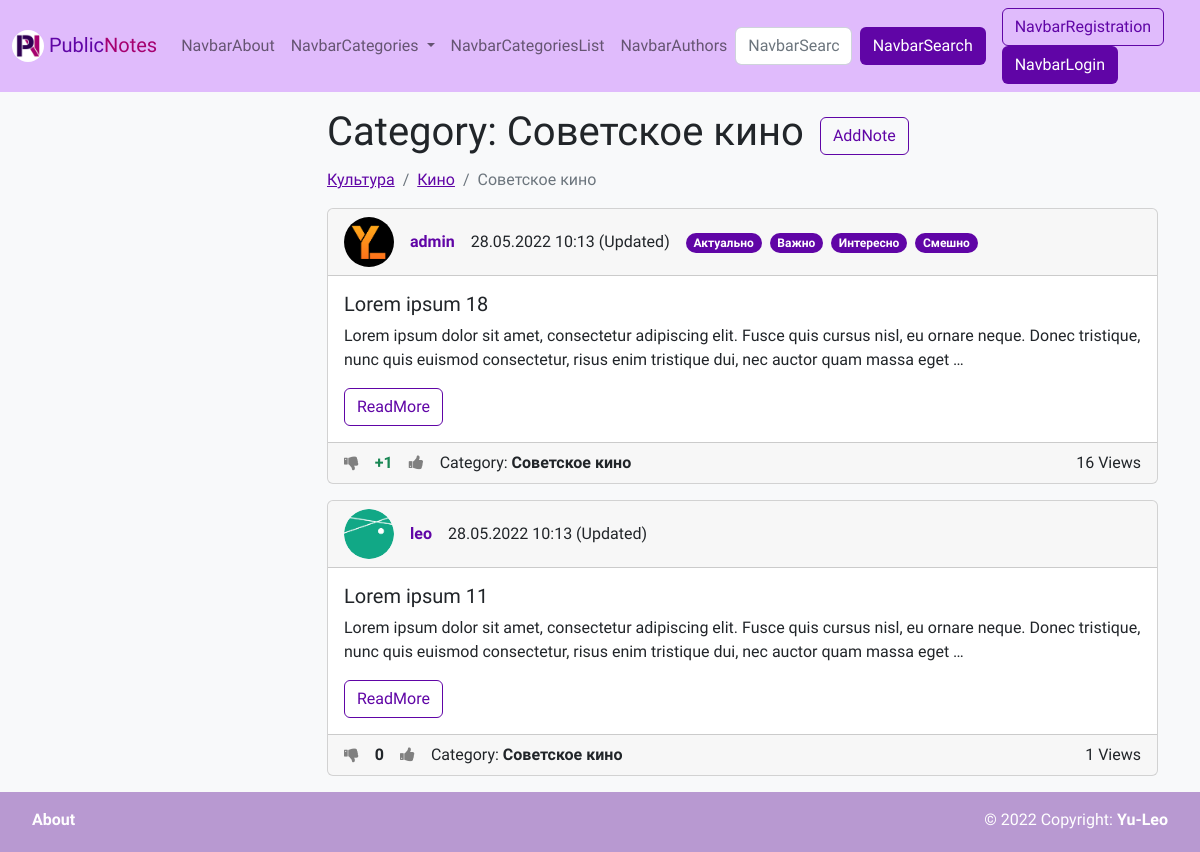
The page /category/13/ on the database its author committed.
### wall/models.py (models this page shows, shortened)
class Category(MPTTModel):
    parent = TreeForeignKey('self', on_delete=models.CASCADE, null=True, blank=True, related_name='children',
                            verbose_name=_('ParentCategory'))
    title = models.CharField(max_length=150, verbose_name=_('Title'), unique=True)
    preview = models.ImageField(upload_to='photos/%Y/%m/%d/', verbose_name=_('Preview'), blank=True)
    def get_absolute_url(self):
        return reverse('category', kwargs={"pk": self.pk})
    class MPTTMeta:
        order_insertion_by = ['title']
    class Meta:
        verbose_name = _('Category')
        verbose_name_plural = _('Categories')
        ordering = ['title']

class Note(models.Model):
    title = models.CharField(max_length=150, verbose_name=_('Title'))
    content = models.TextField(verbose_name=_('Text'), blank=True)
    created_at = models.DateTimeField(auto_now_add=True, verbose_name=_('CreationTime'))
    updated_at = models.DateTimeField(auto_now=True, verbose_name=_('LastUpdateTime'))
    views = models.PositiveIntegerField(default=0, verbose_name=_('NumberOfViews'))
    is_public = models.BooleanField(verbose_name=_('Public'), default=False)
    stared = models.BooleanField(verbose_name=_('Important'), default=False)
    author = models.ForeignKey(
        settings.AUTH_USER_MODEL,
        on_delete=models.CASCADE,
        verbose_name=_('Author'),
        null=True,
        blank=True,
    )
    is_pined = models.BooleanField(verbose_name=_('PinedInProfile'), default=False)
    category = TreeForeignKey('Category', on_delete=models.SET_NULL, verbose_name=_('Category'), null=True, blank=True)
    tags = models.ManyToManyField('Tag', blank=True, verbose_name=_('Tags'), related_name='notes')
    likes = models.ManyToManyField('User', blank=True, verbose_name=_('NoteLikes'), related_name='liked_notes')
    dislikes = models.ManyToManyField('User', blank=True, verbose_name=_('NoteDislikes'), related_name='disliked_notes')
    rating = models.IntegerField(verbose_name=_('Rating'), default=0)
    def get_absolute_url(self):
        return reverse('note', kwargs={"pk": self.pk})
    class Meta:
        verbose_name = _('Note')
        verbose_name_plural = _('Notes')
        ordering = ['-created_at', 'title']

class User(AbstractUser):
    email = models.EmailField(unique=True, verbose_name='E-mail')
    photo = models.ImageField(upload_to='photos/%Y/%m/%d/', verbose_name=_('Avatar'), blank=True)
    bio = models.TextField(verbose_name=_('Bio'), blank=True)
    show_email = models.BooleanField(verbose_name=_('PublicEmail'), default=False)
    rating = models.IntegerField(verbose_name=_('Rating'), default=0)
    def get_absolute_url(self):
        return reverse('author', kwargs={"pk": self.pk})

class Tag(models.Model):
    title = models.CharField(max_length=50, verbose_name=_('Title'), unique=True)
    def get_absolute_url(self):
        return reverse('tag', kwargs={"pk": self.pk})
    class Meta:
        verbose_name = _('Tag')
        verbose_name_plural = _('Tags')
        ordering = ['title']

### wall/views.py (the view)
# urls.py: path('category/<int:pk>/', views.ViewCategory.as_view(), name='category'),
class ViewCategory(ListView):
    model = models.Category
    template_name = 'wall/category.html'
    allow_empty = True
    paginate_by = 5
    def get_context_data(self, *, object_list=None, **kwargs) -> dict:
        context = super(ViewCategory, self).get_context_data(**kwargs)
        try:
            category = services.get_category_by_pk(self.kwargs['pk'])
            context['category'] = category
            context['categories_tree'] = services.get_ancestors_of_category(category)
            context['children'] = services.get_children_of_category(category)
            return context
        except models.Category.DoesNotExist:
            raise Http404()
    def get_queryset(self) -> list[models.Note]:
        try:
            return services.get_public_notes_from_category(category_pk=self.kwargs['pk'])
        except models.Category.DoesNotExist:
            raise Http404()

### wall/services/category_services.py (called while the page is built)
def get_category_by_pk(pk: int) -> Category:
    return Category.objects.get(pk=pk)

def get_ancestors_of_category(category: Category) -> list[Category]:
    ancestors_list = []
    while category:
        ancestors_list.append(category)
        category = category.parent
    return list(reversed(ancestors_list))[:-1]

def get_children_of_category(category: Category) -> TreeQuerySet[Category]:
    return category.get_children()

def get_categories() -> TreeQuerySet[Category]:
    return Category.objects.all()

### wall/services/note_services.py (called while the page is built)
def get_all_public_notes() -> QuerySet[Note]:
    notes = Note.objects.filter(is_public=True)
    return notes.select_related('category', 'author').prefetch_related('tags', 'likes', 'dislikes')

def get_public_notes_from_category(category_pk: int) -> list[Note]:
    return get_all_public_notes().filter(category_id=category_pk)

def is_authenticated_user_the_author_of_note(authenticated_user: User | AnonymousUser,
                                             note: Note) -> bool:
    return authenticated_user == note.author

def has_note_been_updated(note: Note) -> bool:
    return (note.updated_at - note.created_at).total_seconds() >= 1

### wall/services/user_services.py (called while the page is built)
def did_user_like_note(user: User | AnonymousUser, note: Note) -> bool:
    return user in note.likes.all()

def did_user_dislike_note(user: User | AnonymousUser, note: Note) -> bool:
    return user in note.dislikes.all()

### wall/templatetags/wall_tags.py (called while the page is built)
@register.simple_tag
def get_categories():
    return cache.get_or_set('categories', services.get_categories(), 300)

@register.inclusion_tag('wall/note_template.html')
def one_note(note: models.Note,
             show_full: bool = False,
             in_profile: bool = False,
             user: models.User | AnonymousUser = AnonymousUser,
             ):
    context = {
        'note': note,
        'allow_edit': services.is_authenticated_user_the_author_of_note(user, note),
        'show_full': show_full,
        'was_updated': services.has_note_been_updated(note),
        'in_profile': in_profile,
        'is_liked': services.did_user_like_note(user, note),
        'is_disliked': services.did_user_dislike_note(user, note),
    }
    return context

### wall/templates/wall/category.html (shortened to what this page needs)
{% extends 'base.html' %}
{% load i18n %}
{% block content_title %}
    <div class="mb-3">
        <div class="hstack gap-3">
            <div>
                <h1>{% trans 'Category' %}: {{ category.title }}</h1>
            </div>
            <div>
                <a href="{% url 'add_note' %}?category={{ category.pk }}" class="btn btn-outline-purple">
                    {% trans 'AddNote' %}</a>
            </div>
        </div>
        {% if categories_tree %}
            <nav aria-label="breadcrumb" class="mt-1">
                <ol class="breadcrumb">
                    {% for item in categories_tree %}
                        <li class="breadcrumb-item"><a href="{{ item.get_absolute_url }}" class="text-purple">
                            {{ item.title }}</a></li>
                    {% endfor %}
                    <li class="breadcrumb-item active" aria-current="page">{{ category.title }}</li>
                </ol>
            </nav>
        {% endif %}
    </div>
{% endblock %}
{% block content %}
    {% include 'wall/inc/_notes_list.html' %}
{% endblock %}

### wall/templates/wall/note_template.html (shortened to what this page needs)
{% load wall_tags %}
{% load i18n %}
<div class="card mb-3">
    <div class="card-header">
        <div class="hstack gap-3">
            <div class="">
                <img src="{% if note.author.photo %}
                {{ note.author.photo.url }}
                {% else %}
                {% load static %}
                {% endif %}" alt="..." width="50" height="50"
                     style="border-radius: 25px;">
            </div>
            <div class="fw-bold">
                {% if note.author %}
                    <a href="{{ note.author.get_absolute_url }}" class="text-decoration-none text-purple">
                        {{ note.author.username }}</a>
                {% else %}
                    Аноним
                {% endif %}
            </div>
            <div class="fw-light">
                {{ note.created_at|date:"d.m.Y H:i" }}
                {% if was_updated %}
                    <span data-bs-toggle="tooltip"
                          title="{{ note.updated_at|date:'d.m.Y H:i' }}">
                    ({% trans 'Updated' %})</span>
                {% endif %}
            </div>
            <div>
                {% for tag in note.tags.all %}
                    <a href="{{ tag.get_absolute_url }}"
                       class="badge rounded-pill text-bg-purple text-decoration-none me-1">
                        {{ tag.title }}</a>
                {% endfor %}
            </div>
        </div>
    </div>
    <div class="card-body" style="transform: rotate(0);">
        <h5 class="card-title">
            {% if show_full %}
                {{ note.title }}
            {% else %}
                {{ note.title|truncatewords:10 }}
            {% endif %}
        </h5>
        <p class="card-text">
            {% if show_full %}
                {{ note.content }}
            {% else %}
                {{ note.content|truncatewords:30 }}
            {% endif %}
        </p>
        {% if not show_full %}
            <a href="{{ note.get_absolute_url }}"
               class="btn btn-outline-purple stretched-link">{% trans 'ReadMore' %}</a>
        {% endif %}
    </div>
    <div class="card-footer">
        <div class="hstack gap-3">
            <div>
                <a href="{% url 'dislike_note' note.pk %}"
                   style="
                           {% if is_disliked %}
                               color: Black;
                           {% else %}
                               color: Grey;
                           {% endif %}">
                    <i class="fa fa-thumbs-down"></i>
                </a>
            </div>
            <div>
                <span class="fw-bold">
                    {% if note.rating > 0 %}
                        <span class="text-success">+{{ note.rating }}</span>
                    {% elif note.rating < 0 %}
                        <span class="text-danger">{{ note.rating }}</span>
                    {% else %}
                        <span>{{ note.rating }}</span>
                    {% endif %}
                </span>
            </div>
            <div>
                <a href="{% url 'like_note' note.pk %}"
                   style="
                           {% if is_liked %}
                               color: Black;
                           {% else %}
                               color: Grey;
                           {% endif %}">
                    <i class="fa fa-thumbs-up"></i>
                </a>
            </div>
            {% if note.category %}
                <div><span class="">{% trans 'Category' %}: </span><a href="{{ note.category.get_absolute_url }}"
                                                                      class="text-decoration-none text-dark fw-bold">
                    {{ note.category.title }}</a></div>
            {% endif %}
            <div class="ms-auto">{{ note.views }} {% trans 'Views' %}</div>
        </div>
    </div>
</div>

### wall/static/wall/css/style.css (style rules this page uses)
:root { --purple: #6005A6; --dark-purple: #3E026C; --pink: #A60070; --dark-pink: #7B0053; }
html { position: relative; min-height: 100%; }
body { margin-bottom: 60px; font-family: 'Raleway', sans-serif; }
.text-purple { color: var(--purple); }
.btn-outline-purple { border-color: var(--purple); color: var(--purple); }
.text-bg-purple { background-color: var(--purple); color: #fff; }

### rows shown on the page
Category: title "Советское кино"
Category: title "Культура"
Category: title "Кино"
Note: author.photo (picture), author.username "admin", created_at "28.05.2022 10:13", title "Lorem ipsum 18", content "Lorem ipsum dolor sit amet, consectetur adipiscing elit. Fusce quis cursus nisl, eu ornare neque. Donec tristique, nunc quis euismod consectetur, risus enim tristique dui, nec auctor quam massa eget …", rating "1", category "Советское кино", views "16"
Tag: title "Актуально"
Tag: title "Важно"
Tag: title "Интересно"
Tag: title "Смешно"
Note: author.photo (picture), author.username "leo", created_at "28.05.2022 10:13", title "Lorem ipsum 11", content "Lorem ipsum dolor sit amet, consectetur adipiscing elit. Fusce quis cursus nisl, eu ornare neque. Donec tristique, nunc quis euismod consectetur, risus enim tristique dui, nec auctor quam massa eget …", rating "0", category "Советское кино", views "1"
